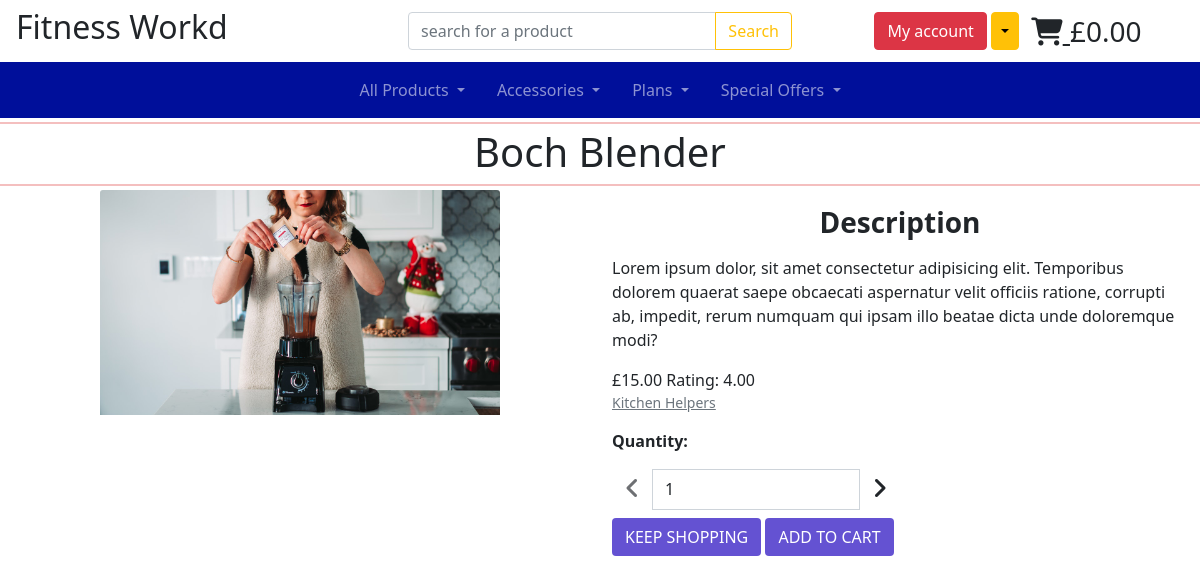
Screenshot of /products/2/ with the database file from the repository.
### products/models.py (models this page shows, shortened)
class Product(models.Model):
    category = models.ForeignKey(
        'Category', null=True, blank=True, on_delete=models.SET_NULL)
    sku = models.CharField(max_length=254, null=True, blank=True)
    name = models.CharField(max_length=254)
    description = models.TextField()
    has_sizes = models.BooleanField(default=False, null=True, blank=True)
    price = models.DecimalField(max_digits=6, decimal_places=2)
    rating = models.DecimalField(
        max_digits=6, decimal_places=2, null=True, blank=True)
    image_url = models.URLField(max_length=1400, null=True, blank=True)
    image = models.ImageField(null=True, blank=True)

class Category(models.Model):
    class Meta:
        verbose_name_plural = "Categories"
    name = models.CharField(max_length=254)
    friendly_name = models.CharField(max_length=254, null=True, blank=True)

### products/views.py (the view)
# urls.py: path('<product_id>/', views.product_detail, name="product_detail"),
def product_detail(request, product_id):
    product = get_object_or_404(Product, pk=product_id)
    context = {
        'product': product
    }
    return render(request, 'products/product_detail.html', context)

### cart/contexts.py (called while the page is built, shortened)
def cart_contents(request):
    cart_items = []
    total = 0
    product_count = 0
    cart = request.session.get('cart', {})
    if total < settings.FREE_DELIVERY_THRESHOLD:
        delivery = total * Decimal(settings.STANDARD_DELIVERY_PERCENTAGE / 100)
        free_delivery_delta = settings.FREE_DELIVERY_THRESHOLD - total
    else:
        delivery = 0
        free_delivery_delta = 0
    grand_total = delivery + total
    context = {
        'cart_items': cart_items,
        'total': total,
        'product_count': product_count,
        'delivery': delivery,
        'free_delivery_delta': free_delivery_delta,
        'free_delivery_threshold': settings.FREE_DELIVERY_THRESHOLD,
        'grand_total': grand_total,
    }
    return context

### products/templates/products/product_detail.html (shortened to what this page needs)
{% extends 'base.html' %}
{% load static %}
{% block content %}
<div class="container-fluid">
    <div class="row">
        <div class="col-12 text-center p-0 m-0">
            <hr class="hr-class my-1">
                <h1 class="logo-font">{{product.name}} </h1>
            <hr class="hr-class my-1">
        </div>
    </div>
    <div class="row">
        <div class="col-sm-12 col-md-6 col-lg-4 p-0 m-0 mx-auto">
            {% if product.image_url %}
            <a href="{{product.image_url}}" target="_blank">
                <img src="{{product.image_url}}" class="card-img-top img-fluid" alt="{{product.name}}">
            </a>
            {% elif product.image %}
            <a href="{{product.image.url}}" target="_blank">
                <img src="{{product.image.url}}" class="card-img-top img-fluid"  alt="{{product.name}}">
            </a>
            {% else %}
            <a href="{{product.image_url}}" target="_blank">
                <img src="{{MEDIA_URL}}no-image.jpg" class="card-img-top img-fluid" alt="{{product.name}}">
            {%endif%}
        </div>
        <div class="col-12 col-md-6 col-lg-6">
            <h2 class="fs-3 mx-auto text-center my-3"><strong>Description</strong></h2>
            <p>{{product.description}}</p>
            <span>£{{product.price}}</span>
            {% if product.rating %}
            <span class="me-2">Rating: {{product.rating}}</span>
            {% if product.category %}
            <a class="text-muted" href="{% url 'products' %}?category={{ product.category.name }}">
                <p class="small">{{product.category.friendly_name}}</p>
            </a>
            {% endif %}
            {% endif %}
            <div>
                <form method="POST" action="{% url 'add_to_cart' product.id %}" class="mx-auto">
                    <div class="form-group w-50 inputs">
                        <p class="mt-3"><strong>Quantity:</strong></p>
                        <div class="input-group">
                                <button class="decrement-qty btn btn-black rounded-0" data-item_id="{{ product.id }}"
                                    id="decrement-qty_{{ product.id }}">
                                    <span class="icon">
                                        <i class=" fs-4 fas fa-angle-left"></i>
                                    </span>
                                </button>
                            <input class="form-control qty_input input-lenght" type="number" name="quantity" value="1" min="1" max="99"
                                data-item_id="{{ product.id }}" id="id_qty_{{ product.id }}">
                                <button class="increment-qty btn btn-black rounded-0" data-item_id="{{ product.id }}"
                                    id="increment-qty_{{ product.id }}">
                                    <span class="icon">
                                        <i class="fs-4 fas fa-angle-right"></i>
                                    </span>
                                </button>
                        </div>
                    </div>
                    <div class="d-grid gap-2 d-md-block float-lg-start">
                        <a href="{% url 'products' %}" class="btn btn-style text-uppercase mt-2" type="button">Keep Shopping</a>
                        <button class="btn btn-style text-uppercase mt-2" type="submit">Add To Cart</button>
                    </div>
                </form>
            </div>
        </div>
    </div>
</div>
{% endblock %}

### templates/base.html (shortened to what this page needs)
{% load static %}
<!doctype html>
<html lang="en">
<head>
	{% block corecss %}
    <link href="https://cdn.jsdelivr.net/npm/bootstrap@5.0.0-beta1/dist/css/bootstrap.min.css" rel="stylesheet">
	<link rel="stylesheet" type="text/css" href="{% static 'css/base.css' %}">
    {% endblock %}
</head>
<body>
<header class="container-fluid m-0 p-0 my-auto">
<div class="d-none d-lg-inline my-auto">
    <div class="row">
        <div class="col-lg-4 my-auto">
            <a class="nav-link" href="{% url 'home' %}">
                <h2 class="logo-font text-dark">Fitness Workd</h2>
            </a>
        </div>
        <div class="col-lg-4 text-center my-auto">
            <form method="GET" action="{% url 'products' %}">
                <div class="input-group">
                    <input type="text" class="form-control" placeholder="search for a product" name="q" aria-label="search for a product" aria-describedby="search-product">
                    <button class="btn btn-outline-warning" type="submit" id="search-product">Search</button>
                </div>
            </form>
        </div>
        <div class="col-lg-4 align-button-and-cart">
            <div class="btn-group">
                <ul class="list-unstyled m-0 my-auto">
                    <li class="list-inline-item">
                        <button type="button" class="btn btn-danger">My account</button>
                        <button type="button" class="btn btn-warning dropdown-toggle dropdown-toggle-split" data-bs-toggle="dropdown" aria-expanded="false">
                        </button>
                    </li>
                    <li class="list-inline-item align-middle">
                        <a class="text-dark fs-3 {% if grand_total %}text-primary font-weight-bold{% else %}text-black{% endif %}" href="{% url 'view_cart' %}">
                            <i class="fas fa-shopping-cart"></i><span> </span>
                            <span class="list-inline-item align-midle">
                               {% if grand_total %}
                                £{{ grand_total|floatformat:2 }}
                                {% else %}
                                £0.00
                                {% endif %}
                            </span>
                        </a>
                    </li>
                </ul>
            </div>
        </div>
    </div>
    </div>
    <nav class="navbar navbar-expand-lg navbar-dark bg-dark nav-bg">
    <div class="container-fluid d-flex">
        <div class="collapse navbar-collapse" id="main-nav">
            <ul class="navbar-nav list-unstyled mx-auto">
                {% include 'includes/main-nav.html' %}
            </ul>
        </div>
        </div>
</nav>
</header>
	{% block content %}
	{% endblock %}
</body>
</html>

### templates/includes/main-nav.html (shortened to what this page needs)
    <div class="collapse navbar-collapse mx-auto" id="main-nav">
      <ul class="navbar-nav mx-auto">
        <li class="nav-item dropdown px-2">
          <a class="nav-link dropdown-toggle" href="#" id="all-products" role="button" data-bs-toggle="dropdown" aria-expanded="false">
            All Products
          </a>
        </li>
        <li class="nav-item dropdown px-2">
          <a class="nav-link dropdown-toggle" href="#" id="plans" role="button" data-bs-toggle="dropdown" aria-expanded="false">
            Accessories
          </a>
        </li>
        <li class="nav-item dropdown px-2">
          <a class="nav-link dropdown-toggle" href="#" id="useful-items" role="button" data-bs-toggle="dropdown" aria-expanded="false">
            Plans
          </a>
        </li>
        <li class="nav-item dropdown px-2">
          <a class="nav-link dropdown-toggle" href="#" id="special-offers" role="button" data-bs-toggle="dropdown" aria-expanded="false">
            Special Offers
          </a>
        </li>
      </ul>
    </div>

### static/css/base.css (style rules this page uses)
.nav-bg { background:#000F9A !important; }
.align-button-and-cart { display:flex; justify-content:space-evenly; align-items:center; }
.hr-class { height:2px !important; border-width:0 !important; color:#D40000 !important; background-color:#D40000 !important; }
.btn-style { background-color:#6452D2; color:#fff; }

### rows the page displays
Product: name "Boch Blender", image (picture), description "Lorem ipsum dolor, sit amet consectetur adipisicing elit. Temporibus dolorem quaerat saepe obcaecati aspernatur velit officiis ratione, corrupti ab, impedit, rerum numquam qui ipsam illo beatae dicta unde doloremque modi?", price "15.00", rating "4.00", category.friendly_name "Kitchen Helpers"
